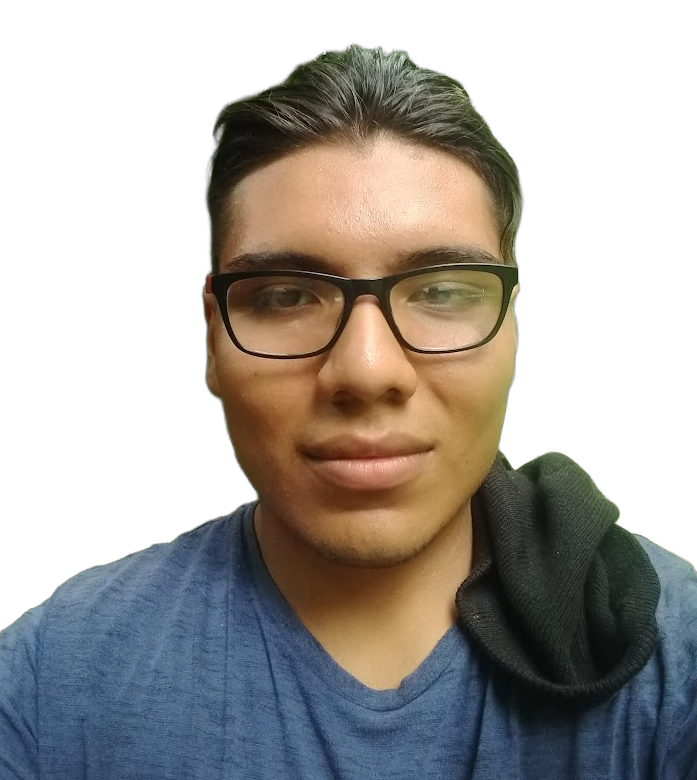
#> input picture assets/source/face3_cut.png, 697 x 780 px
$ python probe_face3.py
#> lines starting #> are read from the running program, lines starting #| are printed output that depends on the picture; after the words box and inside, x2 and y2 are one past the last pixel; in counts of white or black regions, pixels touching at a corner belong together
import numpy as np
from PIL import Image, ImageOps, ImageEnhance, ImageFilter, ImageDraw
import sys

GRID = (300, 340)

def dither_face(infile, crop_box, outpng):
#> called with infile = 'assets/source/face3_cut.png', crop_box = (30, 40, 697, 780), outpng = 'probe_face3.png'
    src = Image.open(infile).convert("RGBA")
#> src is the input picture: PIL image 697x780 RGBA; mean R, G, B, A 57.6, 53.4, 48.9, 142.3
    crop = src.crop(crop_box)
    # recorte al ratio del grid 300/340
    bx0, by0, bx1, by1 = crop_box
    cw, ch = bx1 - bx0, by1 - by0
    target = 300 / 340
    if cw / ch > target:
        nh = int(cw / target); y0 = max(0, by0 - (nh - ch) // 2)
        crop = src.crop((bx0, y0, bx1, min(src.size[1], y0 + nh)))
#> crop: PIL image 667x747 RGBA
    else:
        nw = int(ch * target); x0 = max(0, bx0 - (nw - cw) // 2)
        crop = src.crop((x0, by0, min(src.size[0], x0 + nw), by1))
    print('crop final:', crop.size)
#| crop final: (667, 747)
    crop = crop.resize(GRID, Image.Resampling.LANCZOS)
#> crop: PIL image 300x340 RGBA

    alpha = np.asarray(crop)[..., 3]
    person = alpha > 40
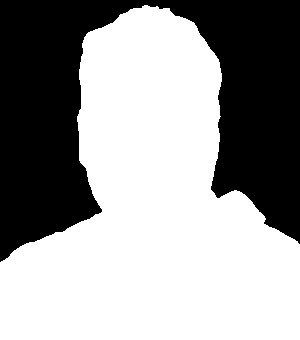
#> person: shape (340, 300) bool; 60.5% white; 1 black region, box (x1, y1, x2, y2) and area: (0, 0, 300, 262) 40284

    bg_img = Image.new("RGBA", crop.size, "black")
    bg_img.alpha_composite(crop)
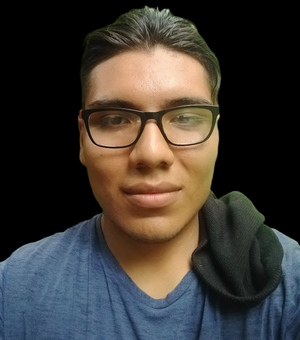
#> bg_img: PIL image 300x340 RGBA; mean R, G, B, A 61.7, 57, 51.8, 255
    gray = ImageOps.grayscale(bg_img.convert("RGB"))
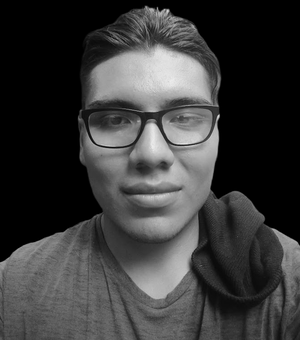
#> gray: PIL image 300x340 L; min 0, max 236, mean 57.8
    prepd = ImageOps.autocontrast(gray, cutoff=1)
    prepd = ImageEnhance.Contrast(prepd).enhance(1.08)
    prepd = prepd.filter(ImageFilter.UnsharpMask(radius=1.4, percent=100, threshold=2))

    field = np.asarray(prepd).astype(np.float32) / 255.0
    field = field ** 0.80  # levanta sombras: la mitad en sombra existe
    # self-lit de lo oscuro: pelo/marco de gafas reciben dots tenues
    # (si no, el pelo negro se pierde contra el fondo del panel)
    with np.errstate(invalid='ignore'):
        yy = np.arange(field.shape[0])[:, None] / field.shape[0]
#> yy = 340 values from 0 to 0.997
        hairzone = (yy < 0.20)
        dark_fill = np.where(person & (field < 0.38) & hairzone, 0.20 + field * 0.25, field)
    field = np.where(person, dark_fill, field)
    hh = field.shape[0]
#> hh = 340
    ramp = np.clip((hh - 4 - np.arange(hh)) / 40.0, 0, 1)
    field = field * ramp[:, None]
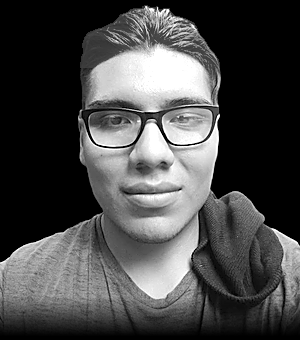
#> field: shape (340, 300) float64; min 0, max 1, mean 0.285
    field = np.clip(field + np.random.default_rng(7).normal(0, 0.010, field.shape), 0, 1)

    # floyd-steinberg serpentine (igual que generate.py)
    H, W_ = field.shape
#> H = 340; W_ = 300
    err = (field * 255.0).astype(np.float32)
    bits = np.zeros((H, W_), dtype=bool)
    for y in range(H):
        row = err[y]
        if y % 2 == 0:
            rng_i = range(W_); dn = 1
        else:
            rng_i = range(W_ - 1, -1, -1); dn = -1
        for x in rng_i:
            v = row[x]
            b = v >= 128
            bits[y, x] = b
            e = v - (255.0 if b else 0.0)
            if x + dn < W_ and x + dn >= 0: row[x + dn] += e * 7 / 16
            if y + 1 < H:
                nxt = err[y + 1]
                if x - dn < W_ and x - dn >= 0: nxt[x - dn] += e * 3 / 16
                nxt[x] += e * 5 / 16
                if x + dn < W_ and x + dn >= 0: nxt[x + dn] += e * 1 / 16
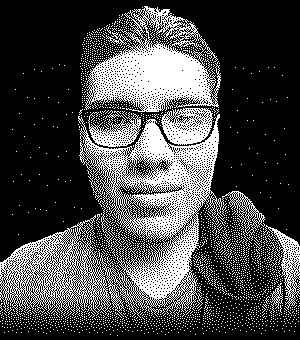
#> bits: shape (340, 300) bool; 28.5% white in thin lines or dots
    active = bits & person
#> active: shape (340, 300) bool; 28.5% white in thin lines or dots

    # speckles fuera
    from scipy.ndimage import label as ndi_label
    lab, n = ndi_label(active)
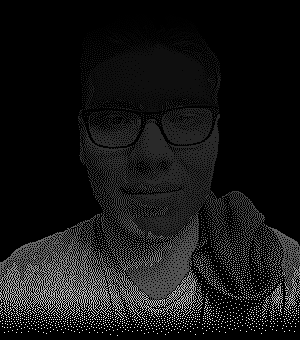
#> lab: shape (340, 300) int32; min 0, max 8314, mean 735.3; drawn with min black and max white
#> n = 8314
    if n:
        sizes = np.bincount(lab.ravel()); sizes[0] = 0
#> after `sizes = np.bincount(lab.ravel())`: sizes = 8315 values, max 72971 at index 0, min 1 at index 2, mean 12.27
        active = active & np.isin(lab, [int(np.argmax(sizes))] + [i for i in range(1, n + 1) if sizes[i] > 400])
#> active: shape (340, 300) bool; 15.3% white; 7 white regions, largest, box (x1, y1, x2, y2) and area: (85, 114, 220, 237) 5409, (91, 42, 219, 112) 5204, (126, 214, 199, 300) 1975

    vis = np.full((H, W_, 3), 13, dtype=np.uint8)
    vis[..., 0] = 13; vis[..., 1] = 17; vis[..., 2] = 23
    vis[active] = (215, 219, 226)
    Image.fromarray(vis).resize((600, 680), Image.Resampling.NEAREST).save(outpng)
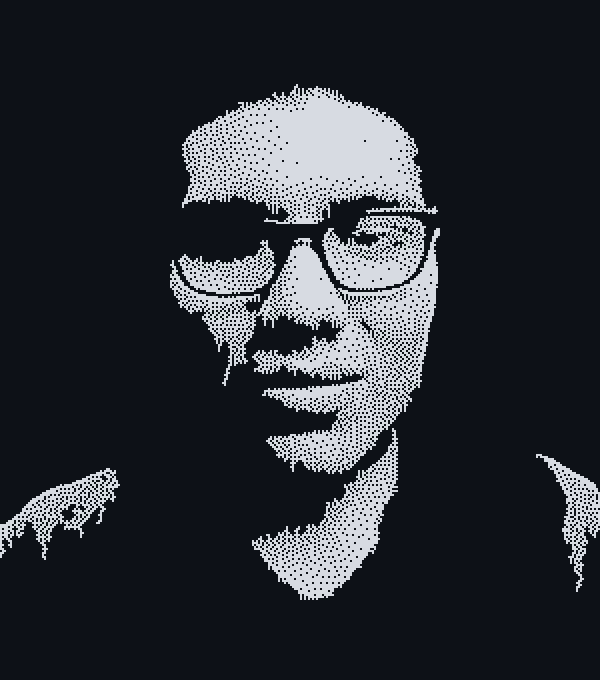
#> saved as probe_face3.png: PIL image 600x680 RGB; mean R, G, B 44, 48, 54.1
    print('dots:', int(active.sum()), '->', outpng)
#| dots: 15642 -> probe_face3.png

dither_face('assets/source/face3_cut.png', (30, 40, 697, 780), 'probe_face3.png')

$ run again, with assets/source/face2_cut.png copied over assets/source/face3_cut.png
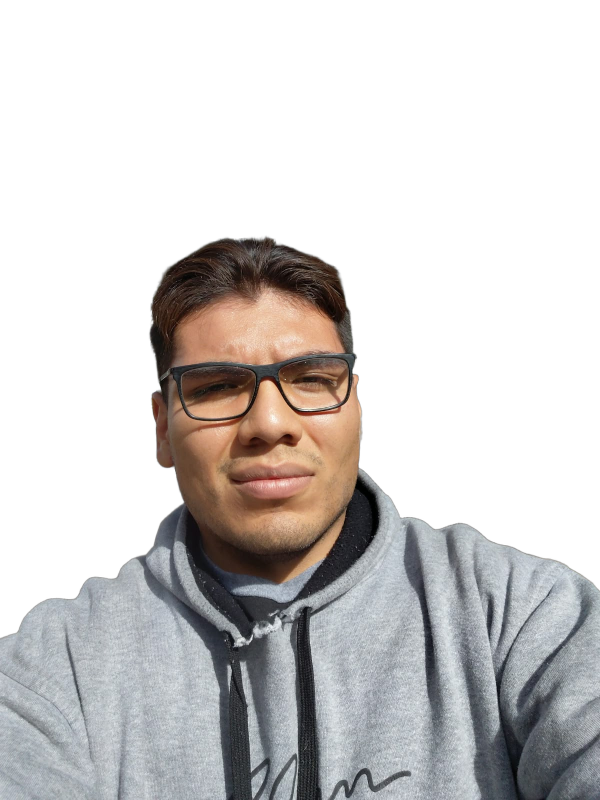
#> input picture assets/source/face2_cut.png, 1200 x 1600 px (shown at 1/2 size)
#> in dither_face, src is the input picture: PIL image 1200x1600 RGBA; mean R, G, B, A 61.8, 59.2, 58.3, 108.9
#| crop final: (667, 755)
#> person: shape (340, 300) bool; 21.9% white; 1 white region, box (x1, y1, x2, y2) and area: (121, 198, 300, 340) 22329
#> in dither_face, `lab, n = ndi_label(active)`:
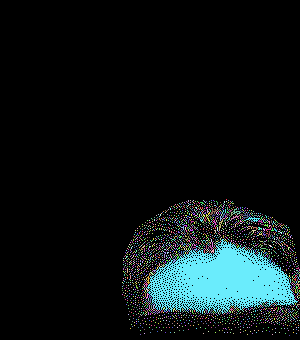
#> lab: shape (340, 300) int32; 2654 distinct labels, from 0 to 2653; one colour per label, 0 black
#> n = 2653
#> sizes = 2654 values, max 91940 at index 0, min 1 at index 1, mean 38.43
#> in dither_face, `Image.fromarray(vis).resize((600, 680), Image.Resampling.NEAREST).save..`:
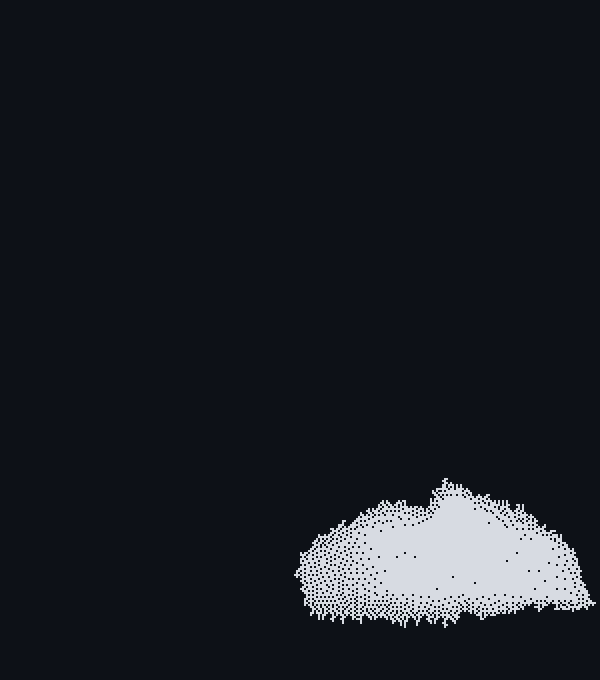
#> saved as probe_face3.png: PIL image 600x680 RGB; mean R, G, B 25.7, 29.7, 35.8
#| dots: 6437 -> probe_face3.png

$ run again, with assets/source/face.png copied over assets/source/face3_cut.png
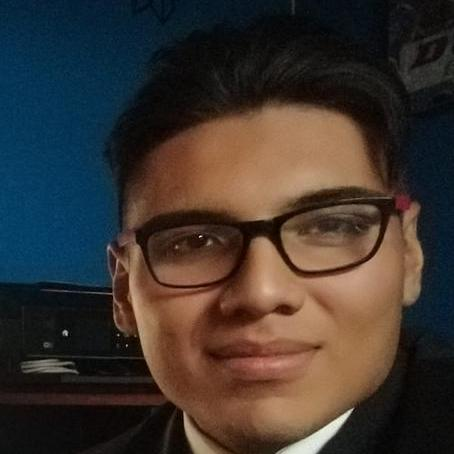
#> input picture assets/source/face.png, 454 x 454 px
#| crop final: (667, 421)
#> in dither_face, `person = alpha > 40`:
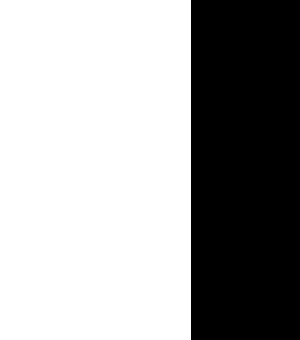
#> person: shape (340, 300) bool; 63.7% white; 1 black region, box (x1, y1, x2, y2) and area: (191, 0, 300, 340) 37060
#> n = 8940
#> sizes = 8941 values, max 74217 at index 0, min 1 at index 1, mean 11.41
#> in dither_face, `Image.fromarray(vis).resize((600, 680), Image.Resampling.NEAREST).save..`:
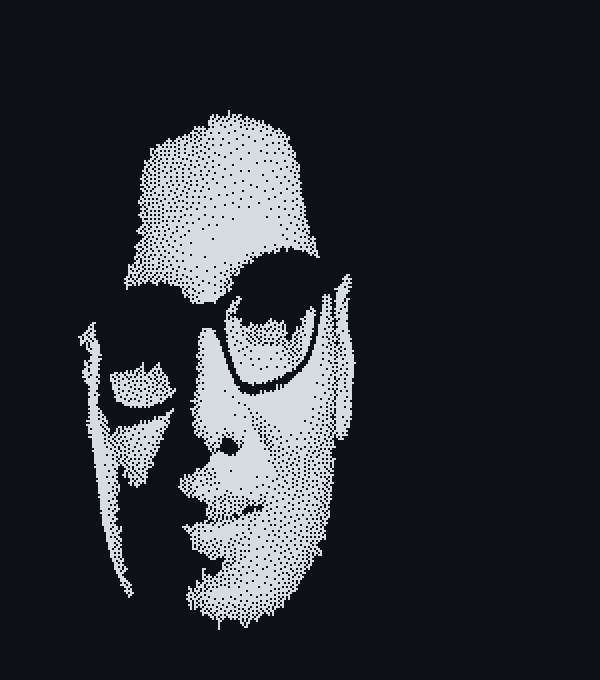
#> saved as probe_face3.png: PIL image 600x680 RGB; mean R, G, B 43.9, 47.9, 54
#| dots: 15582 -> probe_face3.png

$ run again, with assets/source/face2.png copied over assets/source/face3_cut.png
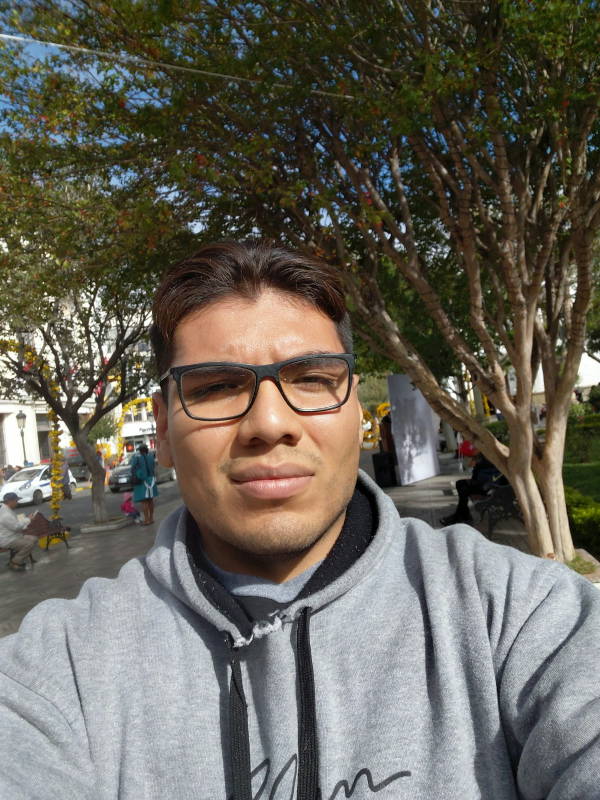
#> input picture assets/source/face2.png, 1200 x 1600 px (shown at 1/2 size)
#| crop final: (667, 755)
#> alpha: shape (340, 300); every value is 255
#> person: shape (340, 300) bool; every value is 1
#> n = 13328
#> sizes = 13329 values, max 71586 at index 0, min 1 at index 2, mean 7.65
#> active: shape (340, 300) bool; 6% white; 2 white regions, box (x1, y1, x2, y2) and area: (149, 239, 296, 314) 5611, (0, 14, 49, 48) 552
#> in dither_face, `Image.fromarray(vis).resize((600, 680), Image.Resampling.NEAREST).save..`:
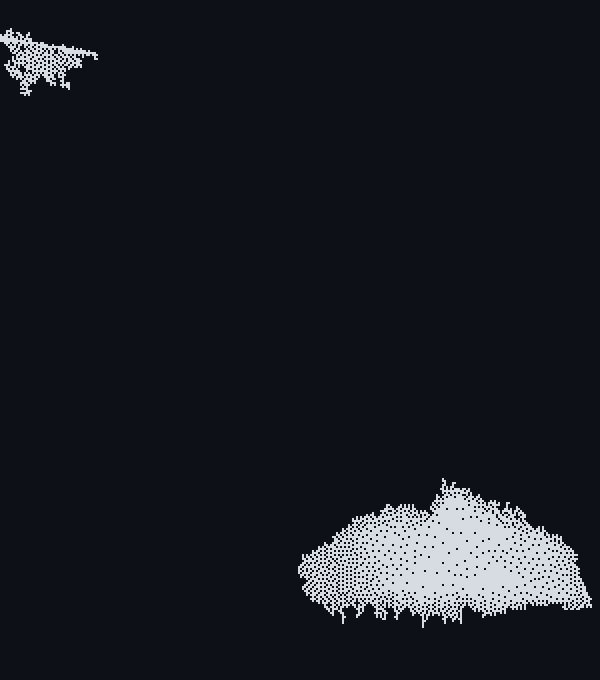
#> saved as probe_face3.png: PIL image 600x680 RGB; mean R, G, B 25.2, 29.2, 35.3
#| dots: 6163 -> probe_face3.png
